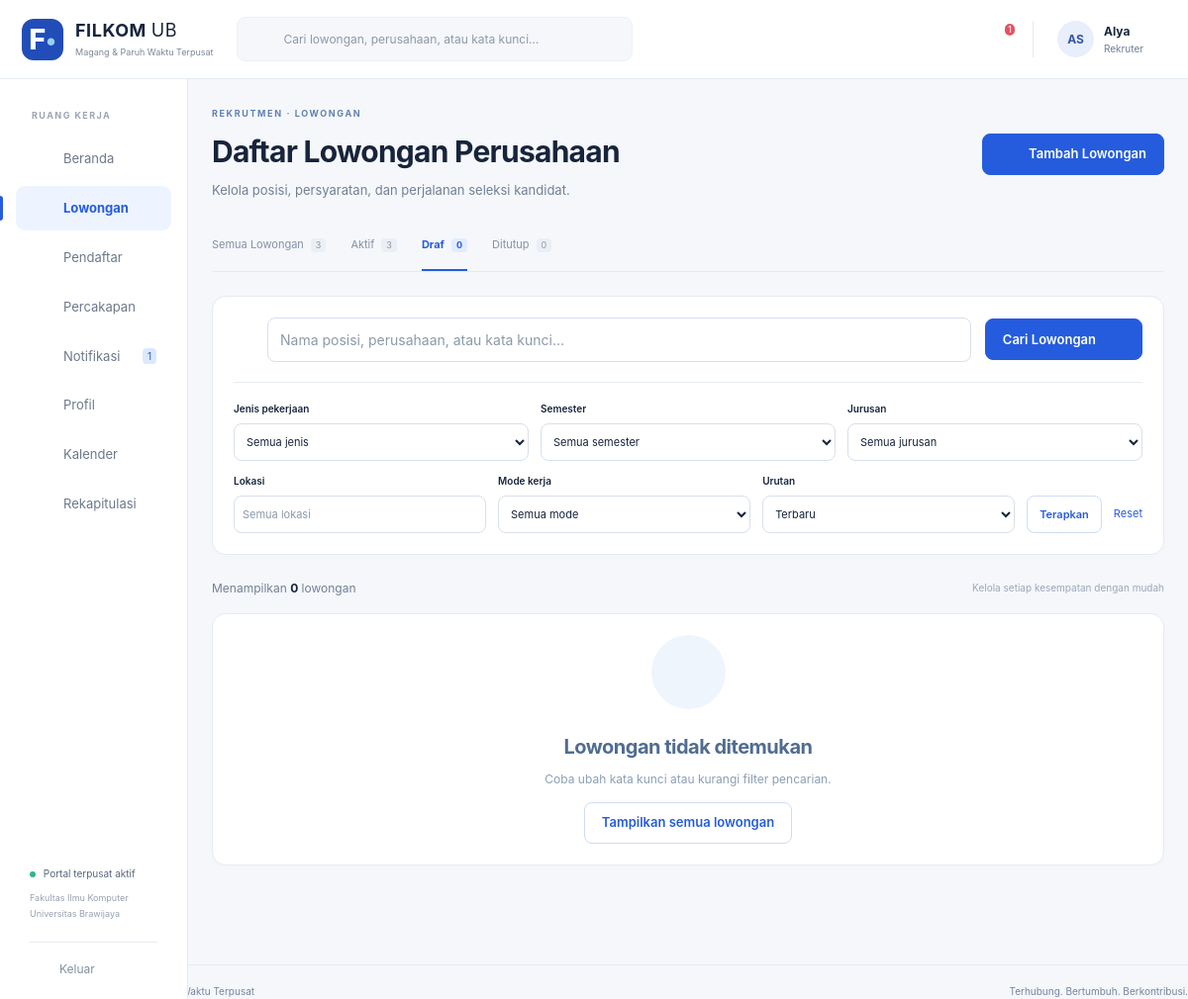
Screenshot of /index.php?r=lowongan&status=Draf (signed in) with the database file from the repository.
### tables this page shows
CREATE TABLE AKUN (
 idAkun INT AUTO_INCREMENT PRIMARY KEY, username VARCHAR(100) NOT NULL UNIQUE, email VARCHAR(100) NOT NULL UNIQUE,
 passwordHash VARCHAR(255) NOT NULL, namaPengguna VARCHAR(100) NOT NULL,
 role ENUM('Mahasiswa','Rekruter','Admin') NOT NULL, aktif TINYINT(1) NOT NULL DEFAULT 1,
 idMahasiswa INT NULL UNIQUE,idPerusahaan INT NULL,
 FOREIGN KEY(idMahasiswa) REFERENCES MAHASISWA(idMahasiswa), FOREIGN KEY(idPerusahaan) REFERENCES PERUSAHAAN(idPerusahaan),
 CONSTRAINT CK_AKUN_ROLE CHECK ((role='Mahasiswa' AND idMahasiswa IS NOT NULL AND idPerusahaan IS NULL) OR (role='Rekruter' AND idPerusahaan IS NOT NULL AND idMahasiswa IS NULL) OR (role='Admin' AND idMahasiswa IS NULL AND idPerusahaan IS NULL))
);

CREATE TABLE LOWONGAN (
 idLowongan INT AUTO_INCREMENT PRIMARY KEY,namaLowongan VARCHAR(100) NOT NULL,jenisPekerjaan VARCHAR(50) NOT NULL,
 modeKerja VARCHAR(50) NOT NULL,lokasiPenempatan VARCHAR(100) NOT NULL,tingkatSemesterMinimal INT NOT NULL,
 targetJurusan TEXT NOT NULL,deskripsi TEXT NOT NULL,dokumenPersyaratan TEXT NOT NULL,
 statusLowongan VARCHAR(20) NOT NULL DEFAULT 'Draf',tanggalDibuat DATETIME NOT NULL DEFAULT CURRENT_TIMESTAMP,idPerusahaan INT NOT NULL,
 batasLamaran DATE NULL,kuota INT NOT NULL DEFAULT 1,durasiBulan INT NOT NULL DEFAULT 3,
 uangSaku DECIMAL(12,0) NOT NULL DEFAULT 0,konversiSKS INT NOT NULL DEFAULT 0,kualifikasi TEXT,dihapusPada DATETIME NULL,
 FOREIGN KEY(idPerusahaan) REFERENCES PERUSAHAAN(idPerusahaan), INDEX IDX_LOWONGAN_STATUS(statusLowongan,idPerusahaan)
);

### app/Core/View.php (called while the page is built, shortened)
<?php
final class View  {
    public static function render(string $template,array $viewData=[]):void {
        extract($viewData,EXTR_SKIP);
        $currentUser=Auth::user();
        $unread=$currentUser?Notifikasi::belumDibaca((int)$currentUser['idAkun']):0;
        require ROOT.'/app/Views/layout/header.php';
        require ROOT.'/app/Views/'.$template.'.php';
        require ROOT.'/app/Views/layout/footer.php';
    }
}

### app/Boundaries/DaftarLowonganPage.php (called while the page is built, shortened)
<?php
final class DaftarLowonganPage  {
    public static function bukaHalamanLowongan():void {
        self::klikCari();
    }
    public static function masukkanKataKunci(string $keyword):void {
        (new LowonganController())->cariLowongan($keyword);
    }
    public static function klikCari():void {
        self::masukkanKataKunci(query('keyword'));
    }
    public static function tampilkanDaftar(array $daftarLowongan,string $pesan):void {
        View::render('lowongan/index',['title'=>'Lowongan','daftarLowongan'=>$daftarLowongan,'pesan'=>$pesan,'semuaLowongan'=>Auth::user()['role']==='Rekruter'?Lowongan::getDaftarLowongan(Auth::perusahaanId()):[]]);
    }
}

### app/Controllers/LowonganController.php (called while the page is built, shortened)
<?php
final class LowonganController  {
    private int $idPerusahaan;
    public function __construct() {
        $this->idPerusahaan=(int)(Auth::user()['idPerusahaan']??0);
    }
    public function cariLowongan(string $keyword):void {
        $u=Auth::require(['Mahasiswa','Rekruter']);
        $f=[];
        foreach(['jenis','semester','jurusan','lokasi','mode','status','urutan'] as $k)$f[$k]=query($k);
        if($u['role']==='Rekruter') {
            $rows=Lowongan::getDaftarLowongan($this->idPerusahaan);
        }
        else $rows=$keyword===''?Lowongan::getSemuaLowongan():Lowongan::cariLowongan($keyword);
        $rows=Lowongan::saring($rows,$f);
        DaftarLowonganPage::tampilkanDaftar($rows,$rows?'':'Lowongan tidak ditemukan');
    }
}

### public/index.php (called while the page is built, shortened)
<?php
require dirname(__DIR__).'/app/bootstrap.php';
$route=query('r','dashboard');
[$allowedMethod,$roles,$handler]=$routes[$route];
if($roles)Auth::require($roles);
try {
    $handler();
}
catch(DomainException $e) {
    fail(422,$e->getMessage());
}

### app/Core/Auth.php (called while the page is built, shortened)
<?php
final class Auth  {
    private static array|false|null $cached=null;
    public static function user():?array {
        if(self::$cached===null) {
            self::$cached=isset($_SESSION['idAkun'])?Akun::getAkun((int)$_SESSION['idAkun']):false;
        }
        return self::$cached?:null;
    }
    public static function require(array $roles=[]):array {
        $u=self::user();
        return $u;
    }
}

### app/bootstrap.php (called while the page is built, shortened)
<?php
spl_autoload_register(function(string $class):void {
    foreach(['Core','Models','Controllers','Boundaries'] as $dir) {
        $file=ROOT.'/app/'.$dir.'/'.$class.'.php';
        if(is_file($file)) {
            return;
        }
    }
}
);
require ROOT.'/app/Core/helpers.php';

### config/database.php (called while the page is built)
<?php
return [ 'host' => getenv('DB_HOST') ?: '127.0.0.1', 'port' => getenv('DB_PORT') ?: '3306', 'name' => getenv('DB_NAME') ?: 'rsi_filkom', 'user' => getenv('DB_USER') ?: 'root', 'password' => getenv('DB_PASSWORD') !== false ? getenv('DB_PASSWORD') : '', ];

### app/Core/Database.php (called while the page is built, shortened)
<?php
final class Database  {
    private static ?PDO $pdo = null;
    public static function get(): PDO  {
        if (!self::$pdo)  {
            $c = require ROOT . '/config/database.php';
            self::$pdo = new PDO("mysql:host={$c['host']};port={$c['port']};dbname={$c['name']};charset=utf8mb4", $c['user'], $c['password'], [PDO::ATTR_ERRMODE=>PDO::ERRMODE_EXCEPTION, PDO::ATTR_DEFAULT_FETCH_MODE=>PDO::FETCH_ASSOC, PDO::ATTR_EMULATE_PREPARES=>false]);
            self::$pdo->exec("SET time_zone = '+07:00'");
        }
        return self::$pdo;
    }
    public static function query(string $sql, array $values = []): PDOStatement  {
        $s=self::get()->prepare($sql);
        $s->execute($values);
        return $s;
    }
    public static function all(string $sql,array $p=[]):array  {
        return self::query($sql,$p)->fetchAll();
    }
    public static function one(string $sql,array $p=[]):?array  {
        return self::query($sql,$p)->fetch() ?: null;
    }
    public static function value(string $sql,array $p=[]):mixed  {
        return self::query($sql,$p)->fetchColumn();
    }
}

### app/Models/Akun.php (called while the page is built, shortened)
<?php
final class Akun  {
    public static function getAkun(int $id):?array  {
        return Database::one('SELECT a.*,p.statusVerifikasi,p.dihapusPada,p.namaPerusahaan FROM AKUN a LEFT JOIN PERUSAHAAN p ON p.idPerusahaan=a.idPerusahaan WHERE a.idAkun=?',[$id]);
    }
}

### app/Models/Notifikasi.php (called while the page is built, shortened)
<?php
final class Notifikasi  {
    public static function belumDibaca(int $id):int {
        return (int)Database::value('SELECT COUNT(*) FROM NOTIFIKASI WHERE idPenerima=? AND sudahDibaca=0',[$id]);
    }
}

### app/Models/Lowongan.php (called while the page is built, shortened)
<?php
final class Lowongan extends Entity  {
    private static function ambil(string $where,array $p=[]):array {
        return array_map(fn($r)=>new self($r),Database::all('SELECT l.*,p.namaPerusahaan,p.statusVerifikasi,p.bidangUsaha,p.alamat,p.website,p.deskripsi deskripsiPerusahaan,(SELECT COUNT(*) FROM LAMARAN a WHERE a.idLowongan=l.idLowongan AND a.statusLamaran<>\'Draf\') jumlahPendaftar FROM LOWONGAN l JOIN PERUSAHAAN p ON p.idPerusahaan=l.idPerusahaan WHERE '.$where.' ORDER BY l.tanggalDibuat DESC,l.idLowongan DESC',$p));
    }
    public static function getDaftarLowongan(int $idPerusahaan):array {
        return self::ambil('l.idPerusahaan=? AND l.dihapusPada IS NULL',[$idPerusahaan]);
    }
}

### app/Core/Entity.php (called while the page is built, shortened)
<?php
abstract class Entity implements ArrayAccess  {
    protected array $data;
    public function __construct(array $data=[])  {
        $this->data=$data;
        foreach(['targetJurusan','dokumenPersyaratan'] as $key) if(isset($this->data[$key]) && is_string($this->data[$key])) $this->data[$key]=json_decode($this->data[$key],true,512,JSON_THROW_ON_ERROR);
    }
    public function get(string $key,mixed $default=null):mixed  {
        return $this->data[$key]??$default;
    }
    public function offsetGet(mixed $offset):mixed {
        return $this->get((string)$offset);
    }
}

### app/Views/components/heading.php (the view)
<div class="page-heading"><div><p class="eyebrow"><?= e($kicker??'FILKOM CONNECT') ?></p><h1><?= e($heading??$title) ?></h1><?php if(!empty($subtitle)):?><p><?= e($subtitle) ?></p><?php endif;?></div><?php if(!empty($headingAction)):?><?= $headingAction ?><?php endif;?></div>

### app/Views/layout/header.php (shortened to what this page needs)
<!doctype html>
<html lang="id"><head><meta charset="utf-8"><meta name="viewport" content="width=device-width,initial-scale=1">
<title><?= e($title) ?> · FILKOM Connect</title><link rel="stylesheet" href="assets/app.css">
</head><body>
<?php if($currentUser): $role=$currentUser['role'];$r=query('r','dashboard'); ?>
<header class="topbar"><a class="brand" href="<?= e(url()) ?>"><span class="brand-icon">F<span>•</span></span><span><strong>FILKOM <span class="brand-light">UB</span></strong><small>Magang &amp; Paruh Waktu Terpusat</small></span></a>
<form class="global-search" action="index.php" method="get"><input type="hidden" name="r" value="<?= $role==='Admin'?'perusahaan':'lowongan' ?>"><?= icon('search') ?><input aria-label="Pencarian global" name="keyword" placeholder="Cari lowongan, perusahaan, atau kata kunci…" value="<?= e(query('keyword')) ?>"><button class="icon-button" aria-label="Cari"><?= icon('arrow') ?></button></form>
<div class="top-actions"><form class="mobile-logout" method="post" action="<?= e(url('logout')) ?>"><?= csrf() ?><button class="icon-button" aria-label="Keluar"><?= icon('logout') ?></button></form><a class="notification-button" href="<?= e(url('notifikasi')) ?>" aria-label="Notifikasi, <?= $unread ?> belum dibaca"><?= icon('bell') ?><?php if($unread):?><span class="counter"><?= $unread>99?'99+':$unread ?></span><?php endif;?></a><div class="user-summary"><span class="avatar"><?= e(initials($currentUser['namaPengguna'])) ?></span><span><strong><?= e(explode(' ',$currentUser['namaPengguna'])[0]) ?></strong><small><?= e($role) ?></small></span></div></div></header>
<aside class="sidebar"><div class="sidebar-label">RUANG KERJA</div><nav aria-label="Navigasi utama">
<?php $nav=[['dashboard','home','Beranda']];
if($role==='Rekruter')$nav=[...$nav,['lowongan','briefcase','Lowongan'],['pendaftar','user','Pendaftar'],['chat','chat','Percakapan']];
$nav[]=['notifikasi','bell','Notifikasi'];$nav[]=['profil','user','Profil'];
if($role!=='Admin')$nav[]=['kalender','calendar','Kalender'];
if($role!=='Mahasiswa')$nav[]=['rekapitulasi','chart','Rekapitulasi'];
foreach($nav as [$link,$ic,$label]):$active=explode('/',$r)[0]===$link||($link==='pendaftar'&&str_starts_with($r,'seleksi')); ?>
<a href="<?= e(url($link)) ?>" class="nav-link <?= $active?'active':'' ?>" <?= $active?'aria-current="page"':'' ?>><?= icon($ic) ?><span><?= e($label) ?></span><?php if($link==='notifikasi'&&$unread):?><span class="nav-count"><?= $unread ?></span><?php endif;?></a>
<?php endforeach;?></nav><div class="sidebar-bottom"><div class="portal-status"><i></i> Portal terpusat aktif<small>Fakultas Ilmu Komputer<br>Universitas Brawijaya</small></div><form method="post" action="<?= e(url('logout')) ?>"><?= csrf() ?><button class="logout"><?= icon('logout') ?> Keluar</button></form></div></aside>
<main id="main" class="main-content">
<?php else: ?><main id="main" class="public-main"><?php endif; ?>

### app/Views/lowongan/index.php (shortened to what this page needs)
<?php $recruiter=$currentUser['role']==='Rekruter';$heading=$recruiter?'Daftar Lowongan Perusahaan':'Temukan kesempatanmu.';$kicker=$recruiter?'REKRUTMEN · LOWONGAN':'EKSPLORASI · LOWONGAN';$subtitle=$recruiter?'Kelola posisi, persyaratan, dan perjalanan seleksi kandidat.':'Jelajahi magang dan pekerjaan paruh waktu yang sesuai dengan arahmu.';$headingAction=$recruiter?'<a class="button" href="'.e(url('lowongan/form',['baru'=>1])).'">'.icon('plus').' Tambah Lowongan</a>':'';require ROOT.'/app/Views/components/heading.php'; ?>
<?php if($recruiter):$all=$semuaLowongan;?><div class="tabs"><?php foreach([''=>'Semua Lowongan','Aktif'=>'Aktif','Draf'=>'Draf','Ditutup'=>'Ditutup'] as $s=>$label):$count=$s?count(array_filter($all,fn($x)=>$x['statusLowongan']===$s)):count($all);?><a class="<?= query('status')===$s?'active':'' ?>" href="<?= e(url('lowongan',['status'=>$s])) ?>"><?= e($label) ?><span><?= $count ?></span></a><?php endforeach;?></div><?php endif;?>
<form class="card search-panel" action="index.php" method="get"><div class="search-field"><?= icon('search') ?><input aria-label="Kata kunci lowongan" name="keyword" value="<?= e(query('keyword')) ?>" placeholder="Nama posisi, perusahaan, atau kata kunci…"><button class="button">Cari Lowongan <?= icon('arrow') ?></button></div><div class="filter-row"><label>Jenis pekerjaan<select name="jenis"><option value="">Semua jenis</option></select></label><label>Semester<select name="semester"><option value="">Semua semester</option></select></label><label>Jurusan<select name="jurusan"><option value="">Semua jurusan</option></select></label><label>Lokasi<input name="lokasi" placeholder="Semua lokasi" value="<?= e(query('lokasi')) ?>"></label><label>Mode kerja<select name="mode"><option value="">Semua mode</option></select></label><label>Urutan<select name="urutan"><option value="terbaru">Terbaru</option></select></label><button class="button secondary">Terapkan</button><a class="reset-link" href="<?= e(url('lowongan')) ?>">Reset</a></div></form>
<div class="results-bar"><p>Menampilkan <strong><?= count($daftarLowongan) ?></strong> lowongan<?= query('keyword')?' untuk “'.e(query('keyword')).'”':'' ?></p><span><?= $recruiter?'Kelola setiap kesempatan dengan mudah':'Kesempatan untuk langkah berikutnya' ?></span></div>
<div class="job-list">
<?php if(!$daftarLowongan):?><div class="empty-state card"><div class="empty-icon"><?= icon('search') ?></div><h2><?= e($pesan) ?></h2><p>Coba ubah kata kunci atau kurangi filter pencarian.</p><a class="button secondary" href="<?= e(url('lowongan')) ?>">Tampilkan semua lowongan</a></div><?php endif;?></div>

### rows the page displays
akun: namaPengguna "AS", namaPengguna "Alya", role "Rekruter", role "REKRUTMEN · LOWONGAN", role "Daftar Lowongan Perusahaan", role "Kelola posisi, persyaratan, dan perjalanan seleksi kandidat."
lowongan: statusLowongan "Aktif"

### other values shown
$unread "1"
$label "Beranda"
$label "Lowongan"
$label "Pendaftar"
$label "Percakapan"
$label "Notifikasi"
$label "Profil"
$label "Kalender"
$label "Rekapitulasi"
$label "Semua Lowongan"
$count "3"
$label "Draf"
$count "0"
$label "Ditutup"
count($daftarLowongan) "0"
